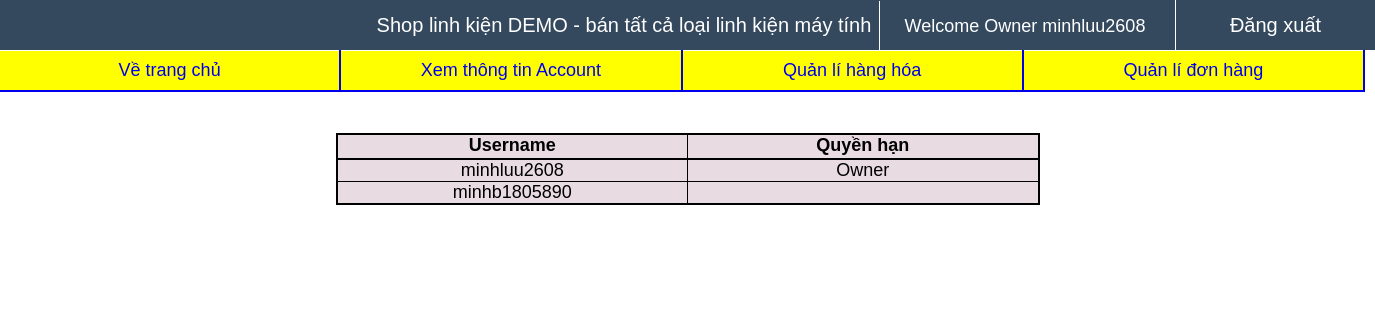
Page /Admin/QL_Account.php (signed in) on the committed database.
### tables this page shows
CREATE TABLE `account` (
  `ID_User` int(11) NOT NULL,
  `Username` varchar(20) NOT NULL,
  `Password` varchar(20) NOT NULL,
  `Quyen_han` varchar(20) NOT NULL
);

### Admin/HTMLprocess.php (the view, shortened to what this page needs)
<?php
	function showAllAccount(){
		$connect = connectDB();
		$query = "Select * from account";
		$result = mysqli_query($connect, $query);
		$data = array();
		while($row = mysqli_fetch_array($result, 1)){
			$data[] = $row;
		}
		echo "<div class=\"content\">
				<div class=\"header_content\">
					<p class=\"trai\">Username</p>
					<p>Quyền hạn</p>
				</div>
			";
		for($i=0;$i<count($data);$i++){
			$username = $data[$i]['Username'];
			$quyen_han = $data[$i]['Quyen_han'];
			echo "<div class=\"noidung\">
					<a href=\"QL_Account.php?username=".$username."\" class=\"trai\">".$username."</a>
					<a href=\"QL_Account.php?username=".$username."\">".$quyen_han."</a>
				</div>";
		}
		echo "</div>";
	}
?>

### Admin/QL_Account.css (style rules this page uses)
* { margin:0px; padding:0px; }
body { font-family:Arial, Cambria, "Hoefler Text", "Liberation Serif", Times, "Times New Roman", "serif"; font-size:18px; justify-content: center; align-items: center; text-align: center; }
.admin_content .content { background-color: #e8dbe1; display: flex; flex-direction: column; width: 700px; border-top: 2px black solid; border-right: 2px black solid; border-left: 2px black solid; border-bottom: 1px black solid; }
.admin_content .content .header_content { display: flex; }
.admin_content .content .header_content p { font-weight: bold; width: 350px; padding-bottom: 2px; border-bottom: 2px black solid; }
.admin_content .content .header_content .trai { border-right: 1px black solid; }
.admin_content .content .noidung { display: flex; width: 700px; }
.admin_content .content .noidung a { text-decoration: none; color: black; width: 350px; border-bottom: 1px black solid; }
.admin_content .content .noidung .trai { border-right: 1px black solid; }

### rows in the picture
account: Username "minhluu2608", Quyen_han "Owner"
account: Username "minhb1805890"

### other values in the picture
$_SESSION['privilege'] "Owner"
$_SESSION['username'] "minhluu2608"
